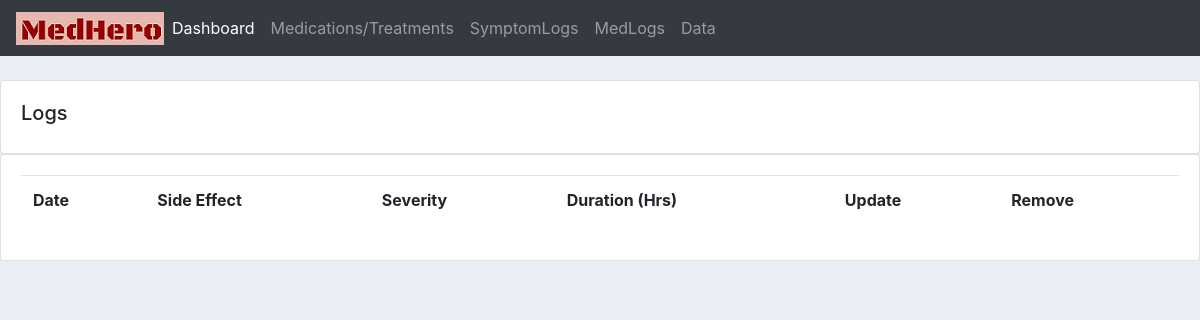
Page /symptomlogs/ on the earlier database version.
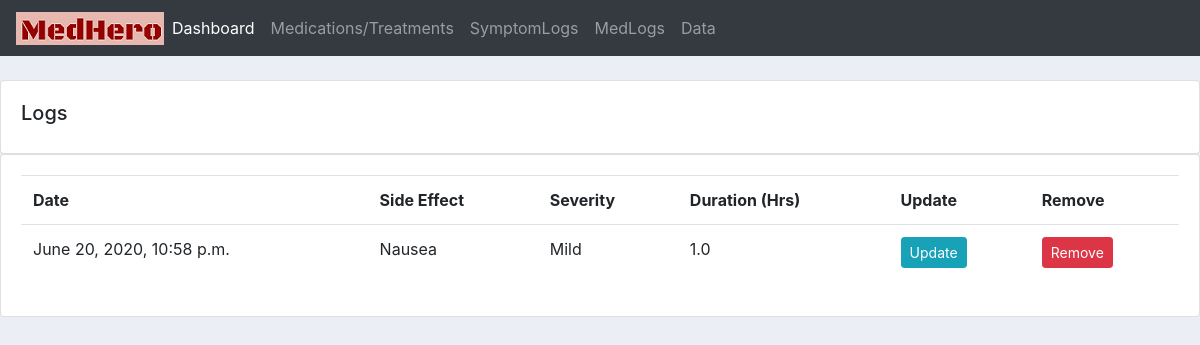
Same page on the later database version.
### users/models.py (models this page shows)
class SymptomLog(models.Model):
    SEVERITY = (
        ('Mild', 'Mild'),
        ('Moderate', 'Moderate'),
        ('Severe', 'Severe'),
        ('Very Severe', 'Very Severe'),
        ('Worst Pain Possible', 'Worst Pain Possible')
    )
    customer = models.ForeignKey(Customer, null = True, on_delete=models.SET_NULL)
    side_effect = models.ForeignKey(SideEffect, null = True, on_delete=models.SET_NULL)
    date_created = models.DateTimeField(auto_now_add=True, null=True)
    severity = models.CharField(max_length=200, choices = SEVERITY)
    durarion_in_hours = models.FloatField(null=True)

class SideEffect(models.Model):
    name = models.CharField(max_length=200, null=True)
    def __str__(self):
        return self.name

### users/views.py (the view)
# urls.py: path('symptomlogs/', views.symptomlogs, name="symptomlogs"),
def symptomlogs(request):
    logs = SymptomLog.objects.all() #change later
    return render(request, 'users/symptomlogs.html',{'logs':logs})

### users/templates/users/symptomlogs.html
{% extends 'users/main.html' %}
{% block content %}
<br>
		<div class="row">
			<div class="col-md">
				<div class="card card-body">
					<h5>Logs</h5>
				</div>
				<div class="card card-body">
					<table class="table">
						<tr>
							<th>Date</th>
							<th>Side Effect</th>
							<th>Severity</th>
                            <th>Duration (Hrs)</th>
							<th>Update</th>
							<th>Remove</th>
						</tr>
						{% for i in logs%}
						<tr>
							<td>{{i.date_created}}</td>
							<td>{{i.side_effect}}</td>
							<td>{{i.severity}}</td>
							<td>{{i.durarion_in_hours}}</td>
							<td><a class = "btn btn-sm btn-info" href="">Update</a></td>
							<td><a class = "btn btn-sm btn-danger" href="">Remove</a></td>
						</tr>
						{% endfor%}
					</table>
				</div>
			</div>
		</div>
{% endblock %}

### users/templates/users/main.html (shortened to what this page needs)
{% load static %}
<!DOCTYPE html>
<html lang="en" dir="ltr">
    <head>
        <link rel="stylesheet" href="https://stackpath.bootstrapcdn.com/bootstrap/4.3.1/css/bootstrap.min.css">
        <link rel="stylesheet" type="text/css" href="{% static '/css/main.css' %}" />
        <link rel="stylesheet" type="text/css" href="{% static '/css/footer.css' %}" />
    </head>
    <body>
        {% include 'users/navbar.html' %}
        {% block content %}
        {% endblock %}
    </body>
</html>

### users/templates/users/navbar.html (shortened to what this page needs)
{% load static %}
<nav class="navbar navbar-expand-lg navbar-dark bg-dark">
  <img src="{% static 'images/logo.png'%}" />
  <div class="collapse navbar-collapse" id="navbarNav">
    <ul class="navbar-nav">
      <li class="nav-item active">
        <a class="nav-link" href="{% url 'home'%}">Dashboard <span class="sr-only">(current)</span></a>
      </li>
      <li class="nav-item">
        <a class="nav-link" href="{% url 'medications'%}">Medications/Treatments</a>
      </li>
      <li class="nav-item">
        <a class="nav-link" href="{% url 'symptomlogs'%}">SymptomLogs</a>
      </li>
      <li class="nav-item">
        <a class="nav-link" href="{% url 'medlogs'%}">MedLogs</a>
      </li>
      <li class="nav-item">
        <a class="nav-link" href="{% url 'data'%}">Data</a>
      </li>
    </ul>
  </div>
</nav>

### static/css/main.css (style rules this page uses)
body { background-color: #ebeff5; }

### static/css/footer.css (style rules this page uses)
html, body { height: 100%; }

Differences in the rows shown:
added SymptomLog: date_created "June 20, 2020, 10:58 p.m.", side_effect "Nausea", severity "Mild", durarion_in_hours "1.0"
